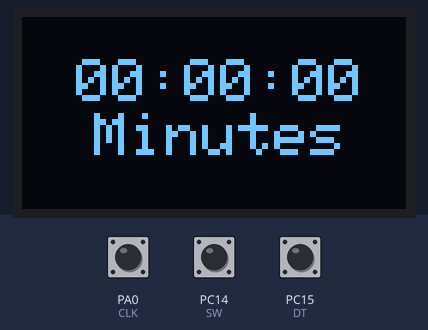
This sketch was run on a simulated STM32 Blue Pill. On the bench: 128×64 one-colour display. The test bench sets the inputs (shaded band); at power-on: PC14 (SW) HIGH, PA0 (CLK) HIGH, PC15 (DT) HIGH.

Above: at 3.3 s.
3.4 s: PC14 (SW) pulled LOW for 0.15 s
At 4.45 s:
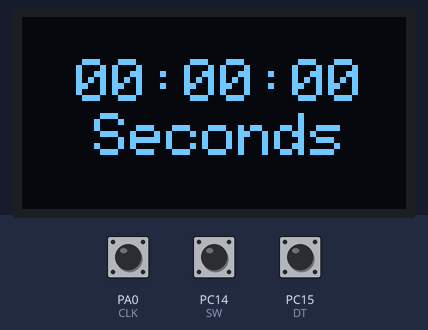
5.7 s: PC14 (SW) pulled LOW for 1 s
At 7.61 s:
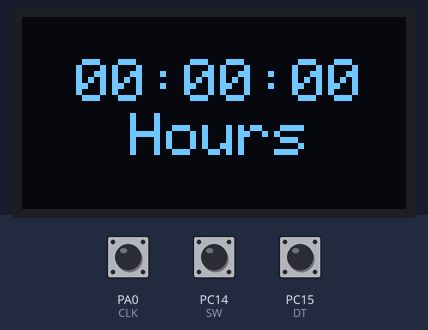
8.4 s: PC14 (SW) pulled LOW for 3.2 s
At 12.38 s:
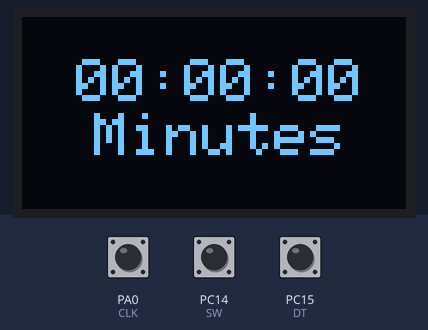

The sketch:

oled_spi_warmup.ino
```cpp
#include <Adafruit_SH1106_STM32.h>

#define SPI_PORT   1 // 1:SPI1, 2:SPI2
// hardware SPI1 (the default case): SDA(MOSI)=PA7,  SCK=PA5
//          SPI2                   : SDA(MOSI)=PA15, SCK=PA13
// rotary encoder
#define CLK PA0
#define DT PC15
#define SW PC14 // this is push button of encoder
// oled pins
#define OLED_DC    PB15
#define OLED_CS    PB12
#define OLED_RESET PB14

Adafruit_SH1106 display(OLED_DC, OLED_RESET, OLED_CS, SPI_PORT);
int last_SW_state = LOW;
int last_btn_confirm_state = LOW;
int currentStateCLK;
int lastStateCLK;
int encoder_pos = 0;
int _hours = 0;
int _minutes = 0;
int _seconds = 0;
enum SetMode {
    HOURS,
    MINUTES,
    SECONDS
};
SetMode setTimeMode = HOURS;

void setup() {
    init_oled();
    init_encoder();
    refresh_display();
}

void init_oled() {
    display.begin(SH1106_SWITCHCAPVCC);
    display.display();
    delay(2000);
    display.clearDisplay();
}

void refresh_display() {
    display.clearDisplay();
    display.display();
    alarm_menu();
}

void read_encoder() {
    display.clearDisplay();
    int lower_bound;
    int upper_bound;
    if (setTimeMode == HOURS){
        lower_bound = 0;
        upper_bound = 23;
    } else {
        lower_bound = 0;
        upper_bound = 59;
    }
    currentStateCLK = digitalRead(CLK);

    if (currentStateCLK != lastStateCLK && currentStateCLK == 1) {
        if (digitalRead(DT) != HIGH) {
            if (encoder_pos > lower_bound){
                encoder_pos--;
            }
        }
        else {
            if (encoder_pos < upper_bound)
                encoder_pos++;
            }
        }
    lastStateCLK = currentStateCLK;
}

void init_encoder() {
    pinMode(CLK, INPUT);
    pinMode(DT, INPUT);
    pinMode(SW, INPUT_PULLUP);
    lastStateCLK = digitalRead(CLK);
    attachInterrupt(digitalPinToInterrupt(DT), read_encoder, CHANGE);
}

void read_button() {
    setTimeMode = static_cast<SetMode>((setTimeMode + 1) % 3);
    encoder_pos = setTimeMode == HOURS ? _hours : setTimeMode == MINUTES ? _minutes : _seconds ;
    refresh_display();
}

void print_settings() {
    char* mode;
    if (setTimeMode == HOURS) {
        mode = " Hours ";
    } else if (setTimeMode == MINUTES) {
        mode = "Minutes";
    } else {
        mode = "Seconds";
    }
    display.setTextSize(2);
    display.setTextColor(WHITE);
    display.setCursor(24, 32);
    display.println(mode);
    display.display();
}

void print_time() {
    char time_str[9] = "XX:YY:ZZ";
    snprintf(time_str, sizeof(time_str), "%02d:%02d:%02d", _hours, _minutes, _seconds);
    display.setTextSize(2);
    display.setTextColor(WHITE);
    display.setCursor(18, 14);
    display.println(time_str);
}

void alarm_menu() {
    switch (setTimeMode){
        case HOURS:
            _hours = encoder_pos;
            break;
        case MINUTES:
            _minutes = encoder_pos;
            break;
        case SECONDS:
            _seconds = encoder_pos;
            break;
    }
    print_time();
    print_settings();
    display.display();
}

void button_logic() {
    // rotary encoder logic is in interrupts
    int btnState = digitalRead(SW);
    if (last_SW_state == LOW && btnState == HIGH) {
        read_button();
    }
    last_SW_state = btnState;
}

void loop() {
    button_logic();
    refresh_display();
    delay(70);
}
```

Measured:
- after the input at 3.4 s, the display: first differs from a run without the input after 0.43 s (image 1)
- after the input at 8.4 s, the display: first differs from a run without the input after 3.4 s (image 3)
- what the display in image 1 shows lasts 0.5 s, from 4.2 s to 4.7 s
